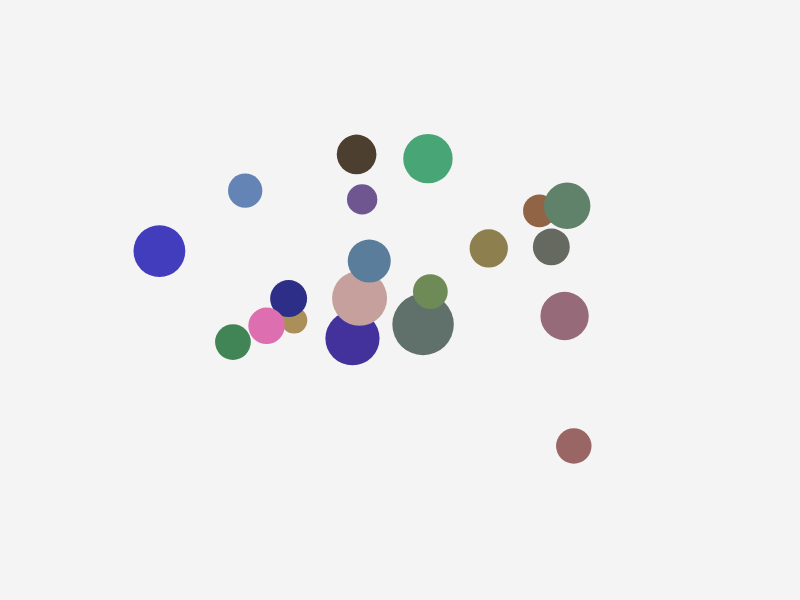
Frame 1 (no input)
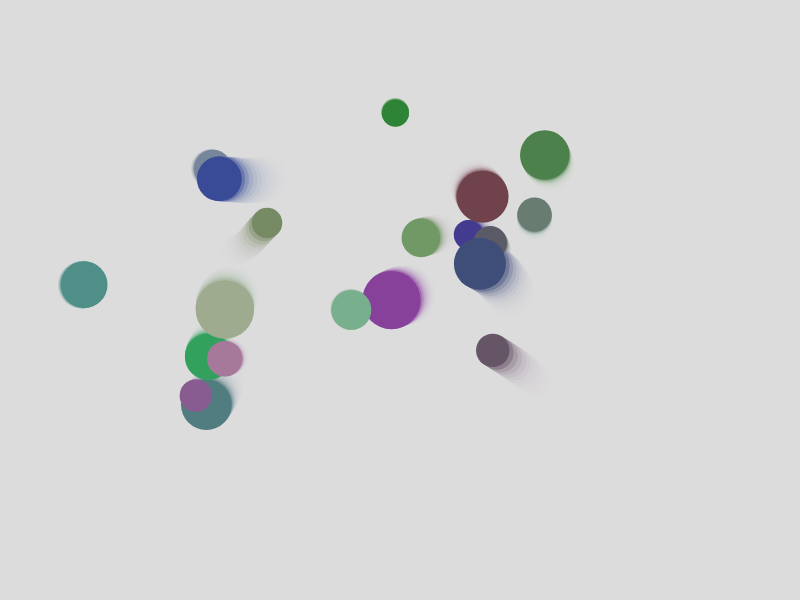
Frame 60 (no input)
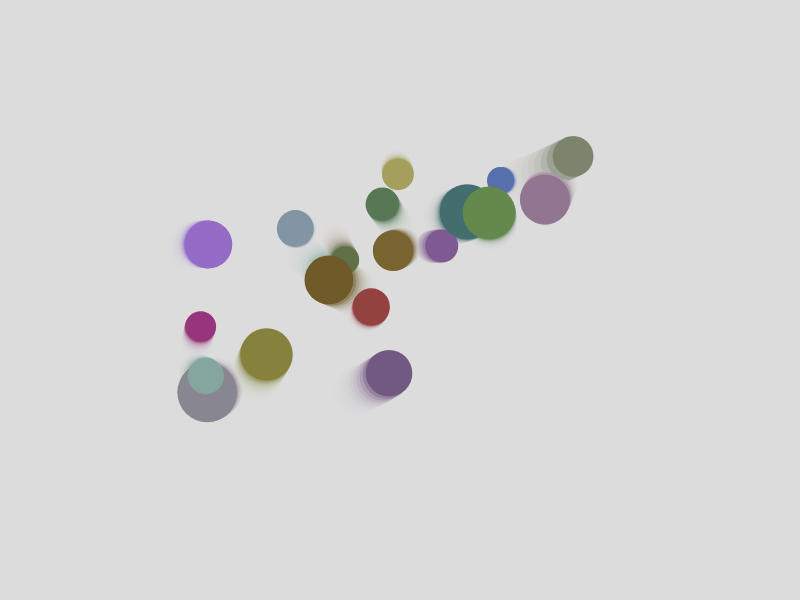
Frame 120 (the mouse pressed at the canvas centre since frame 60)

The p5.js sketch that drew these frames (run headless with seeded random() and noise() and a simulated clock; from frame 60 on, the mouse is pressed at the canvas centre):

// p5.js sketch
// ── sketch.js
let circles = []

function setup() {
    createCanvas(800, 600);

    for (i = 0; i < 20; i++) {
        circles.push(new MovingCircle({
            step: random(0.0025, 0.0075),
            step_rgb: random(0.01, 0.03)
        }))
    }
}

function draw() {
    background(220, 80);

    circles.forEach(c => {
        c.show()
    })
}

class MovingCircle {

    constructor({r = 50, step = 0.005, step_r = 0.003, step_rgb = 0.02}) {
        console.log(step)
        this.t = random(1000);
        this.step = step
        this.x = noise(this.t) * width;
        this.y = noise(this.t + 100) * height;

        this.t_r = random(1000);
        this.step_r = step_r
        this.base_r = r

        this.t_rgb = random(1000);
        this.step_rgb = step_rgb
    }

    show() {
        this.x = noise(this.t) * width;
        this.y = noise(this.t + 100) * height;
        this.r = this.base_r * noise(this.t_r) + 20
        strokeWeight(0)
        fill(noise(this.t_rgb) * 255, noise(this.t_rgb + 100) * 255, noise(this.t_rgb + 200) * 255)
        circle(this.x, this.y, this.r);

        this.t += this.step
        this.t_r += this.step_r
        this.t_rgb += this.step_rgb
    }
}
